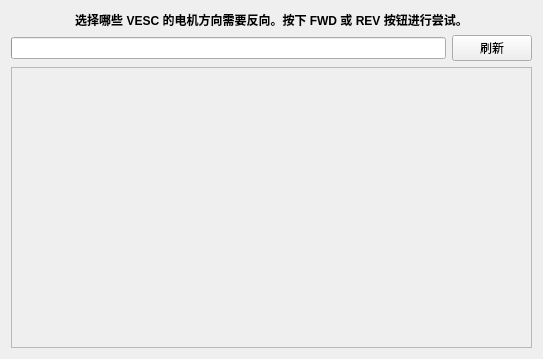
<?xml version="1.0" encoding="UTF-8"?>
<ui version="4.0">
 <class>DirSetup</class>
 <widget class="QWidget" name="DirSetup">
  <property name="geometry">
   <rect>
    <x>0</x>
    <y>0</y>
    <width>543</width>
    <height>359</height>
   </rect>
  </property>
  <property name="windowTitle">
   <string>Form</string>
  </property>
  <layout class="QVBoxLayout" name="verticalLayout">
   <item>
    <widget class="QLabel" name="label">
     <property name="font">
      <font>
       <weight>75</weight>
       <bold>true</bold>
      </font>
     </property>
     <property name="text">
      <string>选择哪些 VESC 的电机方向需要反向。按下 FWD 或 REV 按钮进行尝试。</string>
     </property>
     <property name="alignment">
      <set>Qt::AlignCenter</set>
     </property>
     <property name="wordWrap">
      <bool>true</bool>
     </property>
    </widget>
   </item>
   <item>
    <layout class="QHBoxLayout" name="horizontalLayout">
     <item>
      <widget class="QProgressBar" name="progressBar">
       <property name="value">
        <number>0</number>
       </property>
       <property name="format">
        <string/>
       </property>
      </widget>
     </item>
     <item>
      <widget class="QPushButton" name="refreshButton">
       <property name="text">
        <string>刷新</string>
       </property>
      </widget>
     </item>
    </layout>
   </item>
   <item>
    <widget class="QScrollArea" name="vescArea">
     <property name="widgetResizable">
      <bool>true</bool>
     </property>
     <widget class="QWidget" name="scrollAreaWidgetContents">
      <property name="geometry">
       <rect>
        <x>0</x>
        <y>0</y>
        <width>523</width>
        <height>266</height>
       </rect>
      </property>
     </widget>
    </widget>
   </item>
  </layout>
 </widget>
 <resources/>
 <connections/>
</ui>
